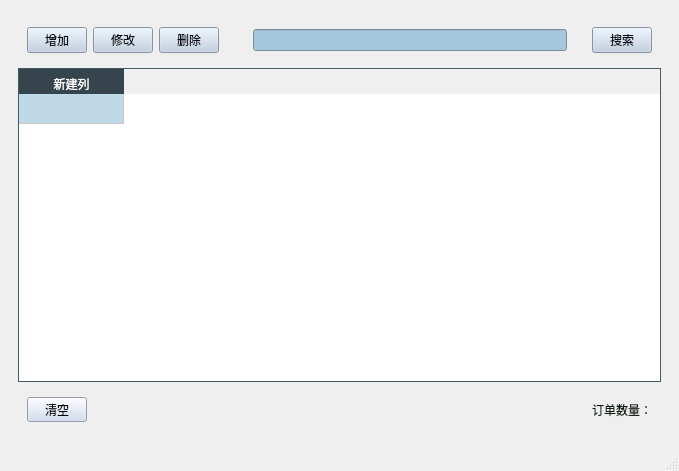
<?xml version="1.0" encoding="UTF-8"?>
<ui version="4.0">
 <class>MainWindow_UsersTab</class>
 <widget class="QMainWindow" name="MainWindow_UsersTab">
  <property name="geometry">
   <rect>
    <x>0</x>
    <y>0</y>
    <width>679</width>
    <height>471</height>
   </rect>
  </property>
  <property name="windowTitle">
   <string>用户管理</string>
  </property>
  <widget class="QWidget" name="centralwidget">
   <layout class="QGridLayout" name="gridLayout">
    <item row="0" column="0">
     <widget class="QStackedWidget" name="stackedWidget">
      <property name="maximumSize">
       <size>
        <width>9999</width>
        <height>9999</height>
       </size>
      </property>
      <property name="styleSheet">
       <string notr="true">background-color:rgba(179, 198, 214, 100);
QStackedWidge QToolButton {background-color: rgb(34, 44, 51);}
color: rgb(220, 238, 255);</string>
      </property>
      <property name="currentIndex">
       <number>0</number>
      </property>
      <widget class="QWidget" name="page">
       <layout class="QGridLayout" name="gridLayout_2">
        <item row="0" column="0">
         <widget class="QWidget" name="widget_3" native="true">
          <layout class="QHBoxLayout" name="horizontalLayout" stretch="3,3,3,0,9,0,3">
           <item>
            <widget class="QPushButton" name="bin_add">
             <property name="maximumSize">
              <size>
               <width>60</width>
               <height>16777215</height>
              </size>
             </property>
             <property name="styleSheet">
              <string notr="true">color: rgb(12, 14, 19);
background-color: rgb(190, 205, 224);</string>
             </property>
             <property name="text">
              <string>增加</string>
             </property>
            </widget>
           </item>
           <item>
            <widget class="QPushButton" name="bin_update">
             <property name="maximumSize">
              <size>
               <width>60</width>
               <height>16777215</height>
              </size>
             </property>
             <property name="styleSheet">
              <string notr="true">color: rgb(12, 14, 19);
background-color: rgb(190, 205, 224);</string>
             </property>
             <property name="text">
              <string>修改</string>
             </property>
            </widget>
           </item>
           <item>
            <widget class="QPushButton" name="bin_delete">
             <property name="maximumSize">
              <size>
               <width>60</width>
               <height>16777215</height>
              </size>
             </property>
             <property name="styleSheet">
              <string notr="true">color: rgb(12, 14, 19);
background-color: rgb(190, 205, 224);</string>
             </property>
             <property name="text">
              <string>删除</string>
             </property>
            </widget>
           </item>
           <item>
            <spacer name="horizontalSpacer_3">
             <property name="orientation">
              <enum>Qt::Horizontal</enum>
             </property>
             <property name="sizeHint" stdset="0">
              <size>
               <width>28</width>
               <height>20</height>
              </size>
             </property>
            </spacer>
           </item>
           <item>
            <widget class="QLineEdit" name="le_search">
             <property name="toolTip">
              <string>可查询名称</string>
             </property>
             <property name="styleSheet">
              <string notr="true">color: rgba(42, 58, 67, 240);
background-color: rgb(166, 199, 219);</string>
             </property>
             <property name="text">
              <string/>
             </property>
            </widget>
           </item>
           <item>
            <spacer name="horizontalSpacer_2">
             <property name="orientation">
              <enum>Qt::Horizontal</enum>
             </property>
             <property name="sizeHint" stdset="0">
              <size>
               <width>19</width>
               <height>20</height>
              </size>
             </property>
            </spacer>
           </item>
           <item>
            <widget class="QPushButton" name="bin_search">
             <property name="maximumSize">
              <size>
               <width>60</width>
               <height>16777215</height>
              </size>
             </property>
             <property name="styleSheet">
              <string notr="true">color: rgb(12, 14, 19);
background-color: rgb(190, 205, 224);</string>
             </property>
             <property name="text">
              <string>搜索</string>
             </property>
            </widget>
           </item>
          </layout>
         </widget>
        </item>
        <item row="1" column="0">
         <widget class="QTableWidget" name="tableWidget">
          <property name="sizePolicy">
           <sizepolicy hsizetype="Expanding" vsizetype="Expanding">
            <horstretch>0</horstretch>
            <verstretch>0</verstretch>
           </sizepolicy>
          </property>
          <property name="minimumSize">
           <size>
            <width>0</width>
            <height>0</height>
           </size>
          </property>
          <property name="maximumSize">
           <size>
            <width>9999</width>
            <height>9999</height>
           </size>
          </property>
          <property name="styleSheet">
           <string notr="true">QTableView::item:hover
{
	background-color: rgba(47, 70, 74, 50);
}

QTableView::item:selected
{
	background-color: rgba(103, 141, 202, 150);
}

QTableWidget::item {
	background-color: rgb(192, 217, 231)
}
QHeaderView::section {
    color: white;
    font-size: 12px; /* 设置字体大小为12像素 */
	font-widget: bold;
	padding-top: 5px;
	height: 20px;
	background-color: rgba(42, 58, 67, 240);
	border:0.2px solid rgb(67, 93, 101);
}
QTableWidget {
    border: 1px solid rgb(67, 93, 101);; /* 设置表格外边框粗细为1像素 */
}

QTableWidget::item {
    color: black; /* 将所有表格内字体颜色设置为黑色 */
}

QTableWidget::item[row='0'] {
    color: white; /* 将第一行表头的字体颜色恢复为默认值 */
}
</string>
          </property>
          <attribute name="horizontalHeaderMinimumSectionSize">
           <number>25</number>
          </attribute>
          <attribute name="horizontalHeaderDefaultSectionSize">
           <number>105</number>
          </attribute>
          <attribute name="verticalHeaderVisible">
           <bool>false</bool>
          </attribute>
          <attribute name="verticalHeaderMinimumSectionSize">
           <number>25</number>
          </attribute>
          <attribute name="verticalHeaderDefaultSectionSize">
           <number>30</number>
          </attribute>
          <row/>
          <column>
           <property name="text">
            <string>新建列</string>
           </property>
          </column>
         </widget>
        </item>
        <item row="2" column="0">
         <widget class="QWidget" name="widget_4" native="true">
          <property name="minimumSize">
           <size>
            <width>0</width>
            <height>20</height>
           </size>
          </property>
          <property name="maximumSize">
           <size>
            <width>16777214</width>
            <height>16777215</height>
           </size>
          </property>
          <property name="styleSheet">
           <string notr="true">background-color: rgba(255, 255, 255, 0);</string>
          </property>
          <layout class="QGridLayout" name="gridLayout_4">
           <item row="0" column="0">
            <widget class="QPushButton" name="bin_clear">
             <property name="minimumSize">
              <size>
               <width>0</width>
               <height>25</height>
              </size>
             </property>
             <property name="maximumSize">
              <size>
               <width>60</width>
               <height>25</height>
              </size>
             </property>
             <property name="styleSheet">
              <string notr="true">color: rgb(0, 0, 0);
background-color: rgb(205, 216, 239);</string>
             </property>
             <property name="text">
              <string>清空</string>
             </property>
            </widget>
           </item>
           <item row="0" column="1">
            <spacer name="horizontalSpacer_4">
             <property name="orientation">
              <enum>Qt::Horizontal</enum>
             </property>
             <property name="sizeHint" stdset="0">
              <size>
               <width>461</width>
               <height>20</height>
              </size>
             </property>
            </spacer>
           </item>
           <item row="0" column="2">
            <widget class="QLabel" name="lb_cnt">
             <property name="styleSheet">
              <string notr="true">color: rgb(9, 29, 14);</string>
             </property>
             <property name="text">
              <string>订单数量：</string>
             </property>
            </widget>
           </item>
          </layout>
         </widget>
        </item>
       </layout>
      </widget>
      <widget class="QWidget" name="page_2"/>
     </widget>
    </item>
   </layout>
  </widget>
  <widget class="QMenuBar" name="menubar">
   <property name="geometry">
    <rect>
     <x>0</x>
     <y>0</y>
     <width>679</width>
     <height>17</height>
    </rect>
   </property>
  </widget>
  <widget class="QStatusBar" name="statusbar"/>
 </widget>
 <resources/>
 <connections/>
</ui>
